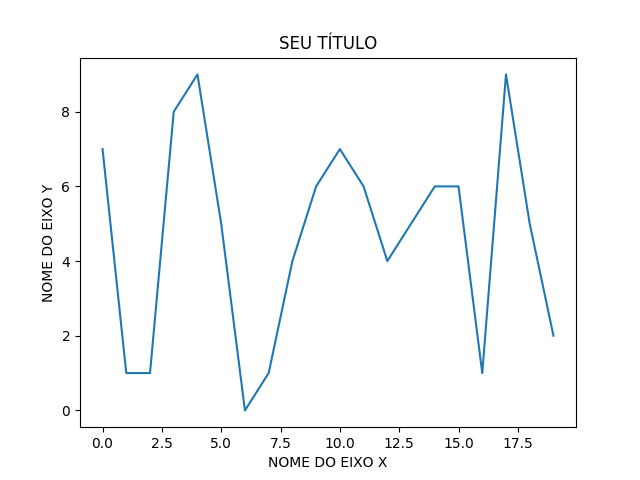

Write the Python code that produced this figure.
import matplotlib.pyplot as plt

def grafico(x, y):
  plt.plot(x, y)
  plt.title('SEU TÍTULO')
  plt.xlabel('NOME DO EIXO X')
  plt.ylabel('NOME DO EIXO Y')
  plt.savefig('linha.png')
  plt.close()